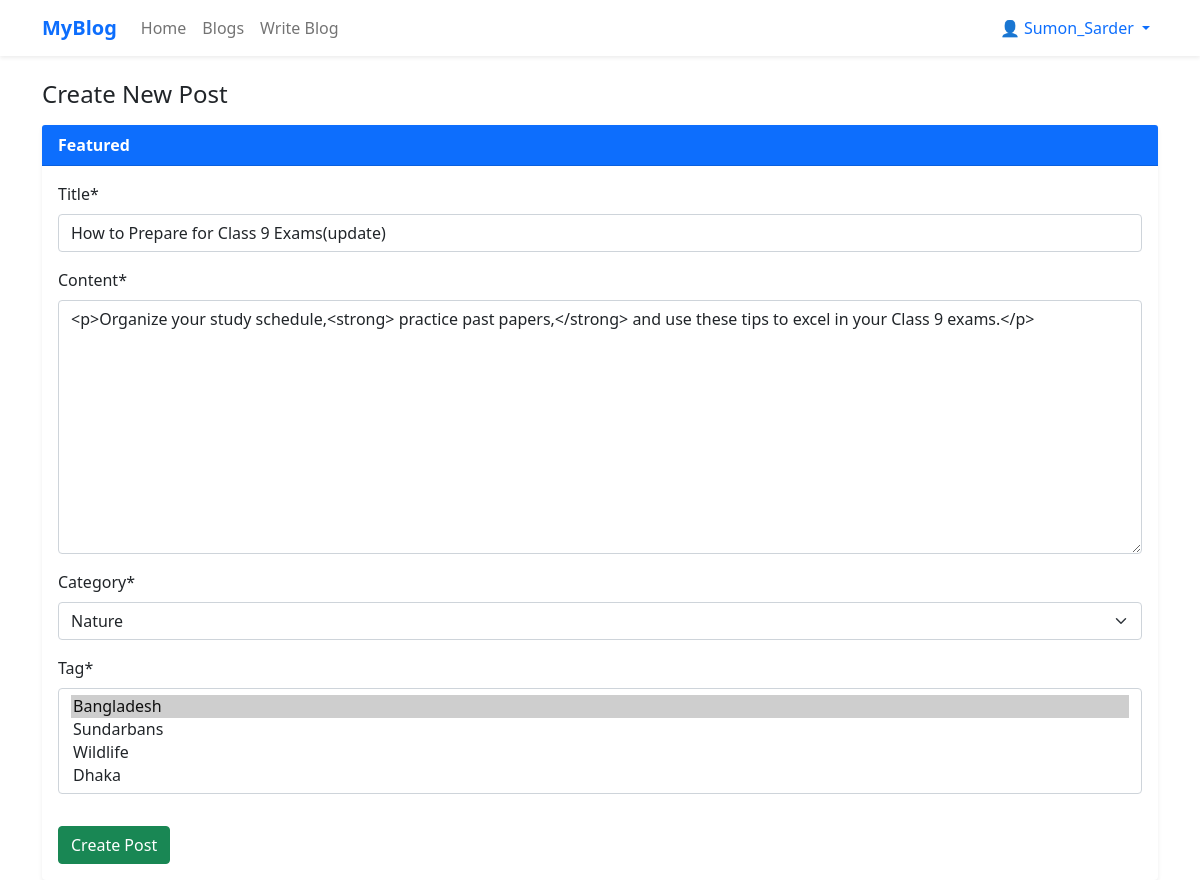
Page /post/update/21 (signed in) on the committed database.
### blog/models.py (models this page shows, shortened)
class Post(models.Model):
    title = models.CharField(max_length=100)
    content = RichTextField()
    author = models.ForeignKey(User,on_delete=models.CASCADE)
    created_at = models.DateTimeField(auto_now_add=True)
    updated_at = models.DateTimeField(auto_now=True)
    category = models.ForeignKey(Category,on_delete=models.SET_NULL,null=True)
    tag = models.ManyToManyField(Tag)
    view_count = models.PositiveBigIntegerField(default = 0)
    liked_users = models.ManyToManyField(User,related_name = 'liked_posts')

### blog/views.py (the view)
# urls.py: path('post/update/<int:id>', views.post_update,name='post_update'),
@login_required
def post_update(request,id):
    post = get_object_or_404(Post,id=id)
    if request.method == 'POST':
        form = PostForm(request.POST,instance=post)
        if form.is_valid():
            form.save()
            return redirect('post_details',id=post.id)
    else:
        form = PostForm(instance=post)
    return render(request,'blog/post_create.html',{'form':form})

### blog/forms.py
class PostForm(forms.ModelForm):
    class Meta:
        model = Post
        fields = ['title','content','category','tag']

### blog/models.py (called while the page is built)
    def __str__(self):
        return self.name

    def __str__(self):
        return self.name

### templates/blog/post_create.html (shortened to what this page needs)
{% extends "blog/base.html" %}
{% load crispy_forms_tags %}
{% block content %}
<div class="container mt-4">
    <h4 class="mb-3">Create New Post</h4>
    <div class="card shadow-sm border-0">
        <div class="card-header bg-primary text-white fw-bold">
            Featured
        </div>
        <div class="card-body">
            <form action="" method="post">
                {{ form|crispy }}
                <button type="submit" class="btn btn-success mt-3">Create Post</button>
            </form>
        </div>
    </div>
</div>
{% endblock content %}

### templates/blog/navbar.html (shortened to what this page needs)
<nav class="navbar navbar-expand-lg navbar-light bg-white shadow-sm">
    <div class="container">
        <a class="navbar-brand fw-bold text-primary" href="{% url 'post_list' %}">MyBlog</a>
        <div class="collapse navbar-collapse" id="navbarSupportedContent">
            <ul class="navbar-nav me-auto mb-2 mb-lg-0">
                <li class="nav-item">
                    <a class="nav-link {% if request.path == '/' %}active fw-bold{% endif %}" href="{% url 'post_list' %}">Home</a>
                </li>
                <li class="nav-item">
                    <a class="nav-link {% if request.path == '/blogs/' %}active fw-bold{% endif %}" href="{% url 'post_list' %}">Blogs</a>
                </li>
                {% if user.is_authenticated %}
                <li class="nav-item">
                    <a class="nav-link" href="{% url 'post_create' %}">Write Blog </a>
                </li>
                {% endif %}
            </ul>
            <ul class="navbar-nav ms-auto">
                {% if user.is_authenticated %}
                <li class="nav-item dropdown">
                    <a class="nav-link dropdown-toggle text-primary fw-semibold" href="#" id="navbarDropdown" role="button"
                       data-bs-toggle="dropdown" aria-expanded="false">
                        👤 {{ user.username }}
                    </a>
                </li>
                {% endif %}
            </ul>
        </div>
    </div>
</nav>

### rows in the picture
Post: title "How to Prepare for Class 9 Exams(update)", content "<p>Organize your study schedule,<strong> practice past papers,</strong> and use these tips to excel in your Class 9 exams.</p>", category "Nature"

### other values in the picture
{{ user.username }} "Sumon_Sarder"
